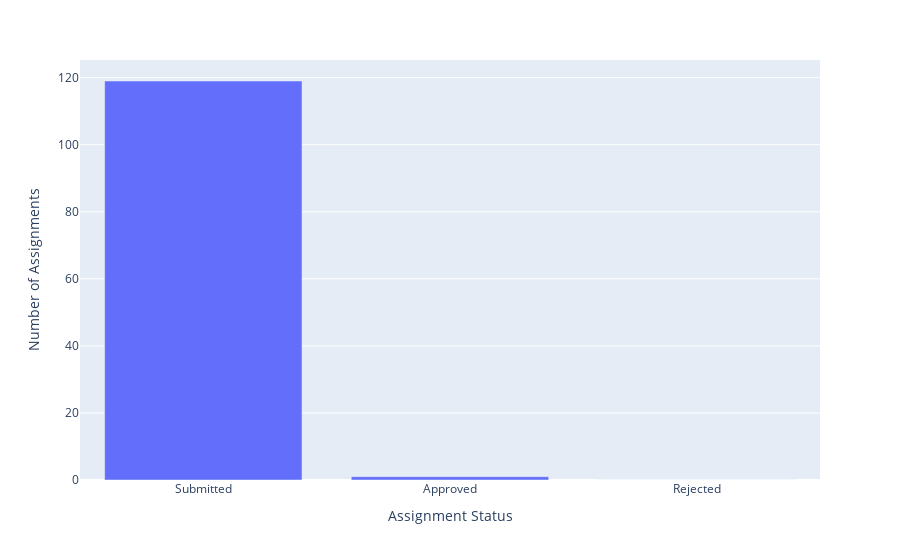

Notebook cell for this chart:
### Markdown cell above
##### Shows how well we are doing approving assignments and which papers have been submitted, approved, and rejected

### Code cell
assignment_status = df['Status']
xvalues2 = []
yvalues2 = []
for x in ["Submitted", "Approved", "Rejected"]:
    xvalues2.append(x)
    yvalues2.append(list(assignment_status).count(x))
fig2 = px.bar(x = xvalues2, y = yvalues2, labels={'x':'Assignment Status', 'y': 'Number of Assignments'})
fig2.show("svg")
fig2

### Figure 1 — Plotly figure (JSON) as saved in the notebook; plotly's stock layout.template omitted (floating-point values rounded to 4 significant figures)
{"data": [{"alignmentgroup": "True", "hovertemplate": "Assignment Status=%{x}<br>Number of Assignments=%{y}<extra></extra>", "legendgroup": "", "marker": {"color": "#636efa", "pattern": {"shape": ""}}, "name": "", "offsetgroup": "", "orientation": "v", "showlegend": false, "textposition": "auto", "type": "bar", "x": ["Submitted", "Approved", "Rejected"], "xaxis": "x", "y": [119, 1, 0], "yaxis": "y"}], "layout": {"autosize": true, "barmode": "relative", "legend": {"tracegroupgap": 0}, "margin": {"t": 60}, "xaxis": {"anchor": "y", "autorange": true, "domain": [0, 1], "range": [-0.5, 2.5], "title": {"text": "Assignment Status"}, "type": "category"}, "yaxis": {"anchor": "x", "autorange": true, "domain": [0, 1], "range": [0, 125.3], "title": {"text": "Number of Assignments"}, "type": "linear"}}}
